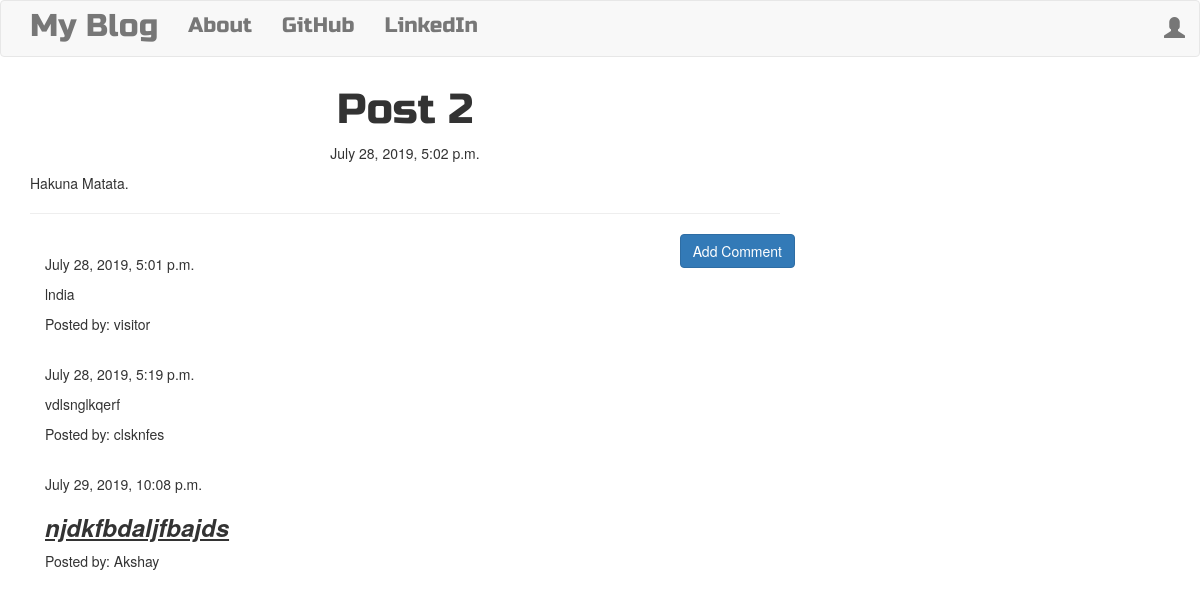
The app's page /post/2/ with its own data.
### blog/models.py (models this page shows, shortened)
class Post(models.Model):
    author = models.ForeignKey('auth.User',on_delete=models.CASCADE)
    title = models.CharField(max_length=200)
    text = models.TextField()
    create_date = models.DateTimeField(default=timezone.now)
    published_date = models.DateTimeField(blank=True,null=True)

class Comment(models.Model):
    post = models.ForeignKey('blog.Post',related_name='comments',on_delete=models.CASCADE)
    author = models.CharField(max_length=100)
    text = models.TextField()
    create_date = models.DateTimeField(default=timezone.now)
    approved_comment = models.BooleanField(default=False)

### blog/views.py (the view)
# urls.py: url(r'^post/(?P<pk>\d+)/$',views.PostDetailView.as_view(),name='post_detail'),
class PostDetailView(DetailView):
    model = Post

### blog/templates/blog/post_detail.html (shortened to what this page needs)
{% extends 'blog/base.html' %}
{% block content %}
  <h1 class="posttitle loader">{{post.title}}</h1>
  {% if post.published_date %}
  <div class="date postdate">
    {{post.published_date}}
  </div>
  {% else %}
  <a href="{% url 'post_publish' pk=post.pk %}" class="btn btn-default">Publish</a>
  {% endif %}
  <p class="postcontent">{{post.text|safe|linebreaksbr}}</p>
<hr>
<a href="{% url 'add_comment_to_post' pk=post.pk %}" class="btn btn-primary btn-comment">Add Comment</a>
<div class="container">
  {% for comment in post.comments.all %}
  <br>
  {% if user.is_authenticated or comment.approved_comment %}
  {{ comment.create_date }}
  <p>{{comment.text|safe|linebreaks}}</p>
  <p>Posted by: {{comment.author}}</p>
  {% endif %}
  {% empty %}
  <p>No comments!</p>
  {% endfor %}
</div>
{% endblock %}

### blog/templates/blog/base.html (shortened to what this page needs)
<!DOCTYPE html>
{% load staticfiles %}
<html lang="en" dir="ltr">
  <head>
    <link rel="stylesheet" href="https://stackpath.bootstrapcdn.com/bootstrap/3.4.1/css/bootstrap.min.css">
    <link rel="stylesheet" href="//cdn.jsdelivr.net/npm/medium-editor@latest/dist/css/medium-editor.min.css" type="text/css" media="screen" charset="utf-8">
    <link rel="stylesheet" href="{% static 'css/blog.css' %}">
  </head>
  <body class="loader">
    <nav class="navbar custom-navbar techfont navbar-default">
      <div class="container">
        <ul class="nav navbar-nav">
          <li><a class="navbar-brand bigbrand" href="{% url 'post_list' %}">My Blog</a></li>
          <li><a href="{% url 'about' %}">About</a></li>
          <li><a href="https://www.github.com">GitHub</a></li>
          <li><a href="https://www.linkedin.com">LinkedIn</a></li>
        </ul>
        <ul class="nav navbar-nav navbar-right">
          {% if user.is_authenticated %}
            <li> <a href="{% url 'post_new' %}" >New Post</a></li>
            <li> <a href="{% url 'post_draft_list' %}" >Drafts</a></li>
            <li> <a href="{% url 'logout' %}" >Logout</a></li>
            <li> <a href="#">Welcome: {{user.username}}</a> </li>
          {% else %}
          <li> <a href="{% url 'login' %}" class="nav navbar-right"> <span class="glyphicon glyphicon-user"></span> </a> </li>
          {% endif %}
        </ul>
      </div>
    </nav>
    <div class="content container">
      <div class="row">
        <div class="col-md-8">
          <div class="blog-posts">
            {% block content %}
            {% endblock %}
          </div>
        </div>
      </div>
    </div>
  </body>
</html>

### blog/static/css/blog.css (style rules this page uses)
.techfont { font-family: 'Russo One',sans-serif; font-size: 1.5em; margin-bottom:10px; }
.bigbrand { font-size: 1.5em; }
.postdate { text-align: center; }
.posttitle { font-family: 'Russo One',sans-serif; font-size: 3em; text-align: center; }
.postcontent { font-family: 'Montserrat'; font-size: 1.4em; }
.btn-comment { position: absolute; right: 0px; }
.loader { filter:hue-rotate(0deg); color:linear-gradient(45deg,#0f8,#08f); animation:hue 10000ms infinite linear; }

### records on screen
Post: title "Post 2", published_date "July 28, 2019, 5:02 p.m.", text "Hakuna Matata."
Comment: create_date "July 28, 2019, 5:01 p.m.", text "lndia", author "visitor"
Comment: create_date "July 28, 2019, 5:19 p.m.", text "vdlsnglkqerf", author "clsknfes"
Comment: create_date "July 29, 2019, 10:08 p.m.", text "njdkfbdaljfbajds", author "Akshay"
